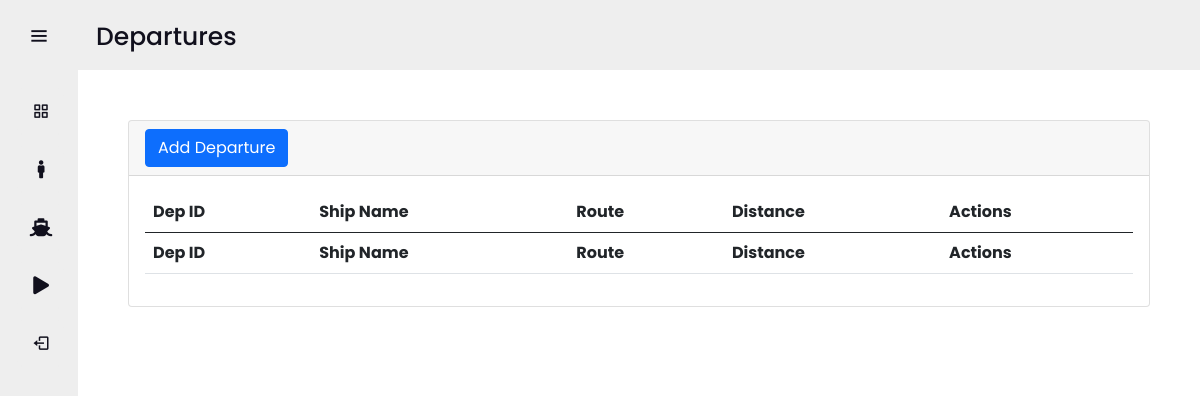
The page /admin/departure.php (signed in) on the database as committed earlier.
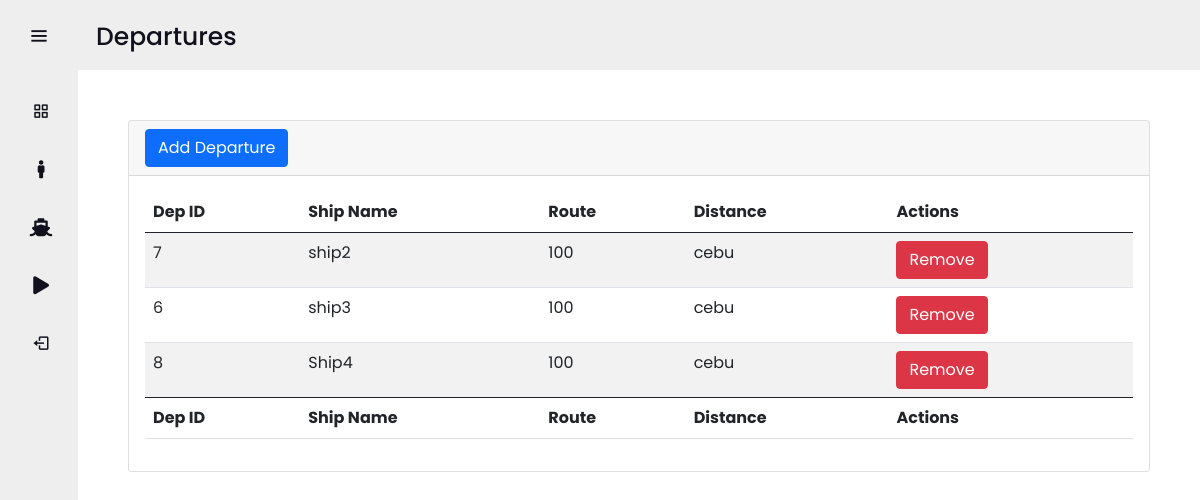
The same page on the database as committed later.
### tables this page shows
CREATE TABLE `departure` (
  `departure_id` int(25) NOT NULL,
  `ship_id` int(25) NOT NULL
);

CREATE TABLE `ship` (
  `ship_id` int(50) NOT NULL,
  `ship_name` varchar(25) NOT NULL,
  `speed` varchar(20) NOT NULL,
  `knots` float NOT NULL,
  `route_id` int(25) NOT NULL
);

CREATE TABLE `route` (
  `route_id` int(25) NOT NULL,
  `destination` varchar(50) NOT NULL,
  `distance` float NOT NULL
);

### admin/departure_process.php (called while the page is built, shortened)
<?php
	$sql2 = "SELECT * FROM departure INNER JOIN ship ON departure.ship_id = ship.ship_id INNER JOIN route WHERE ship.route_id = route.route_id";
	$res2 = mysqli_query($db, $sql2);
	$show_ship2 = mysqli_fetch_assoc($res2);
?>

### admin/departure.php (the view, shortened to what this page needs)
<?php
  include('header.php');
  include('departure_process.php');
?>
<section class="home-section">
  <div class="text">Departures</div>
  <div class="myCon">
  <div class="card">
  <div class="card-header">
    <button type="button" class="btn btn-primary" data-bs-toggle="modal" data-bs-target="#depModal">Add Departure</button>
  </div>
  <div class="card-body">
    <table id="example" class="table table-striped" style="width:100%">
        <thead>
            <tr>
                <th>Dep ID</th>
                <th>Ship Name</th>
                <th>Route</th>
                <th>Distance</th>
                <th>Actions</th>
            </tr>
        </thead>
        <tbody>
            <?php
                if(mysqli_num_rows($res2) > 0){
                   do {
            ?>
            <tr>
                <td><?php echo $show_ship2['departure_id'] ?></td>
                <td><?php echo $show_ship2['ship_name'] ?></td>
                <td><?php echo $show_ship2['distance'] ?></td>
                <td><?php echo $show_ship2['destination'] ?></td>
                <td><form method="POST"><input type="hidden" name="idd" value="<?php echo $show_ship2['departure_id'] ?>"><button type="submit" class="btn btn-danger" name="remove">Remove</button></form></td>
            </tr>
            <?php
                    }while ($show_ship2 = mysqli_fetch_assoc($res2));
                }
            ?>
        </tbody>
        <tfoot>
            <tr>
                <th>Dep ID</th>
                <th>Ship Name</th>
                <th>Route</th>
                <th>Distance</th>
                <th>Actions</th>
            </tr>
        </tfoot>
    </table>
  </div>
</div>
  </div>
</section>

Rows that differ between the two databases and show on the page:
added departure: departure_id "7", ship.ship_name "ship2", route.distance "100", route.destination "cebu"
added departure: departure_id "6", ship.ship_name "ship3", route.distance "100", route.destination "cebu"
added departure: departure_id "8", ship.ship_name "Ship4", route.distance "100", route.destination "cebu"
